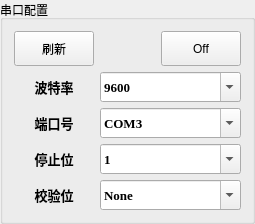
          <widget class="QGroupBox" name="groupBox_1">
           <property name="sizePolicy">
            <sizepolicy hsizetype="Fixed" vsizetype="MinimumExpanding">
             <horstretch>0</horstretch>
             <verstretch>0</verstretch>
            </sizepolicy>
           </property>
           <property name="minimumSize">
            <size>
             <width>255</width>
             <height>182</height>
            </size>
           </property>
           <property name="baseSize">
            <size>
             <width>255</width>
             <height>223</height>
            </size>
           </property>
           <property name="title">
            <string>串口配置</string>
           </property>
           <property name="flat">
            <bool>false</bool>
           </property>
           <property name="checkable">
            <bool>false</bool>
           </property>
           <layout class="QGridLayout" name="gridLayout_10">
            <item row="0" column="0">
             <layout class="QGridLayout" name="gridLayout_5">
              <item row="0" column="0">
               <layout class="QHBoxLayout" name="horizontalLayout_2">
                <item>
                 <widget class="QPushButton" name="SerialButton_sx">
                  <property name="sizePolicy">
                   <sizepolicy hsizetype="Fixed" vsizetype="Fixed">
                    <horstretch>0</horstretch>
                    <verstretch>0</verstretch>
                   </sizepolicy>
                  </property>
                  <property name="minimumSize">
                   <size>
                    <width>75</width>
                    <height>35</height>
                   </size>
                  </property>
                  <property name="text">
                   <string>刷新</string>
                  </property>
                  <property name="icon">
                   <iconset>
                    <normaloff>shangweiji_picture/刷新.png</normaloff>shangweiji_picture/刷新.png</iconset>
                  </property>
                 </widget>
                </item>
                <item>
                 <spacer name="horizontalSpacer">
                  <property name="orientation">
                   <enum>Qt::Horizontal</enum>
                  </property>
                  <property name="sizeHint" stdset="0">
                   <size>
                    <width>40</width>
                    <height>20</height>
                   </size>
                  </property>
                 </spacer>
                </item>
                <item>
                 <widget class="QPushButton" name="SerialButton_on">
                  <property name="sizePolicy">
                   <sizepolicy hsizetype="Fixed" vsizetype="Fixed">
                    <horstretch>0</horstretch>
                    <verstretch>0</verstretch>
                   </sizepolicy>
                  </property>
                  <property name="minimumSize">
                   <size>
                    <width>75</width>
                    <height>35</height>
                   </size>
                  </property>
                  <property name="text">
                   <string>Off</string>
                  </property>
                  <property name="icon">
                   <iconset>
                    <normaloff>shangweiji_picture/红色开关.png</normaloff>shangweiji_picture/红色开关.png</iconset>
                  </property>
                  <property name="autoRepeat">
                   <bool>false</bool>
                  </property>
                 </widget>
                </item>
               </layout>
              </item>
              <item row="1" column="0">
               <layout class="QGridLayout" name="gridLayout_4">
                <item row="3" column="1">
                 <widget class="QComboBox" name="comboBox_6">
                  <property name="sizePolicy">
                   <sizepolicy hsizetype="MinimumExpanding" vsizetype="MinimumExpanding">
                    <horstretch>0</horstretch>
                    <verstretch>0</verstretch>
                   </sizepolicy>
                  </property>
                  <property name="minimumSize">
                   <size>
                    <width>120</width>
                    <height>30</height>
                   </size>
                  </property>
                  <property name="font">
                   <font>
                    <family>Times New Roman</family>
                    <pointsize>10</pointsize>
                    <bold>true</bold>
                   </font>
                  </property>
                  <property name="editable">
                   <bool>true</bool>
                  </property>
                  <property name="currentText">
                   <string>1</string>
                  </property>
                 </widget>
                </item>
                <item row="2" column="1">
                 <widget class="QComboBox" name="comboBox_5">
                  <property name="sizePolicy">
                   <sizepolicy hsizetype="MinimumExpanding" vsizetype="MinimumExpanding">
                    <horstretch>0</horstretch>
                    <verstretch>0</verstretch>
                   </sizepolicy>
                  </property>
                  <property name="minimumSize">
                   <size>
                    <width>120</width>
                    <height>30</height>
                   </size>
                  </property>
                  <property name="font">
                   <font>
                    <family>Times New Roman</family>
                    <pointsize>10</pointsize>
                    <bold>true</bold>
                   </font>
                  </property>
                  <property name="editable">
                   <bool>true</bool>
                  </property>
                  <property name="currentText">
                   <string>COM3</string>
                  </property>
                 </widget>
                </item>
                <item row="2" column="0">
                 <widget class="QLabel" name="label_2">
                  <property name="sizePolicy">
                   <sizepolicy hsizetype="Fixed" vsizetype="MinimumExpanding">
                    <horstretch>0</horstretch>
                    <verstretch>0</verstretch>
                   </sizepolicy>
                  </property>
                  <property name="minimumSize">
                   <size>
                    <width>80</width>
                    <height>30</height>
                   </size>
                  </property>
                  <property name="baseSize">
                   <size>
                    <width>80</width>
                    <height>30</height>
                   </size>
                  </property>
                  <property name="font">
                   <font>
                    <family>微软雅黑</family>
                    <pointsize>10</pointsize>
                    <bold>true</bold>
                   </font>
                  </property>
                  <property name="text">
                   <string>端口号</string>
                  </property>
                  <property name="alignment">
                   <set>Qt::AlignCenter</set>
                  </property>
                 </widget>
                </item>
                <item row="4" column="1">
                 <widget class="QComboBox" name="comboBox_8">
                  <property name="sizePolicy">
                   <sizepolicy hsizetype="MinimumExpanding" vsizetype="MinimumExpanding">
                    <horstretch>0</horstretch>
                    <verstretch>0</verstretch>
                   </sizepolicy>
                  </property>
                  <property name="minimumSize">
                   <size>
                    <width>120</width>
                    <height>30</height>
                   </size>
                  </property>
                  <property name="font">
                   <font>
                    <family>Times New Roman</family>
                    <pointsize>10</pointsize>
                    <bold>true</bold>
                   </font>
                  </property>
                  <property name="editable">
                   <bool>true</bool>
                  </property>
                  <property name="currentText">
                   <string>None</string>
                  </property>
                 </widget>
                </item>
                <item row="4" column="0">
                 <widget class="QLabel" name="label_5">
                  <property name="sizePolicy">
                   <sizepolicy hsizetype="Fixed" vsizetype="MinimumExpanding">
                    <horstretch>0</horstretch>
                    <verstretch>0</verstretch>
                   </sizepolicy>
                  </property>
                  <property name="minimumSize">
                   <size>
                    <width>80</width>
                    <height>30</height>
                   </size>
                  </property>
                  <property name="baseSize">
                   <size>
                    <width>80</width>
                    <height>30</height>
                   </size>
                  </property>
                  <property name="font">
                   <font>
                    <family>微软雅黑</family>
                    <pointsize>10</pointsize>
                    <bold>true</bold>
                   </font>
                  </property>
                  <property name="text">
                   <string>校验位</string>
                  </property>
                  <property name="alignment">
                   <set>Qt::AlignCenter</set>
                  </property>
                 </widget>
                </item>
                <item row="3" column="0">
                 <widget class="QLabel" name="label_4">
                  <property name="sizePolicy">
                   <sizepolicy hsizetype="Fixed" vsizetype="MinimumExpanding">
                    <horstretch>0</horstretch>
                    <verstretch>0</verstretch>
                   </sizepolicy>
                  </property>
                  <property name="minimumSize">
                   <size>
                    <width>80</width>
                    <height>30</height>
                   </size>
                  </property>
                  <property name="baseSize">
                   <size>
                    <width>80</width>
                    <height>30</height>
                   </size>
                  </property>
                  <property name="font">
                   <font>
                    <family>微软雅黑</family>
                    <pointsize>10</pointsize>
                    <bold>true</bold>
                   </font>
                  </property>
                  <property name="text">
                   <string>停止位</string>
                  </property>
                  <property name="alignment">
                   <set>Qt::AlignCenter</set>
                  </property>
                 </widget>
                </item>
                <item row="1" column="0">
                 <widget class="QLabel" name="label_3">
                  <property name="sizePolicy">
                   <sizepolicy hsizetype="Fixed" vsizetype="MinimumExpanding">
                    <horstretch>0</horstretch>
                    <verstretch>0</verstretch>
                   </sizepolicy>
                  </property>
                  <property name="minimumSize">
                   <size>
                    <width>80</width>
                    <height>30</height>
                   </size>
                  </property>
                  <property name="baseSize">
                   <size>
                    <width>80</width>
                    <height>30</height>
                   </size>
                  </property>
                  <property name="font">
                   <font>
                    <family>微软雅黑</family>
                    <pointsize>10</pointsize>
                    <bold>true</bold>
                   </font>
                  </property>
                  <property name="text">
                   <string>波特率</string>
                  </property>
                  <property name="alignment">
                   <set>Qt::AlignCenter</set>
                  </property>
                 </widget>
                </item>
                <item row="1" column="1">
                 <widget class="QComboBox" name="comboBox">
                  <property name="sizePolicy">
                   <sizepolicy hsizetype="MinimumExpanding" vsizetype="MinimumExpanding">
                    <horstretch>0</horstretch>
                    <verstretch>0</verstretch>
                   </sizepolicy>
                  </property>
                  <property name="minimumSize">
                   <size>
                    <width>120</width>
                    <height>30</height>
                   </size>
                  </property>
                  <property name="font">
                   <font>
                    <family>Times New Roman</family>
                    <pointsize>10</pointsize>
                    <bold>true</bold>
                   </font>
                  </property>
                  <property name="editable">
                   <bool>true</bool>
                  </property>
                  <property name="currentText">
                   <string>9600</string>
                  </property>
                 </widget>
                </item>
               </layout>
              </item>
             </layout>
            </item>
           </layout>
          </widget>
